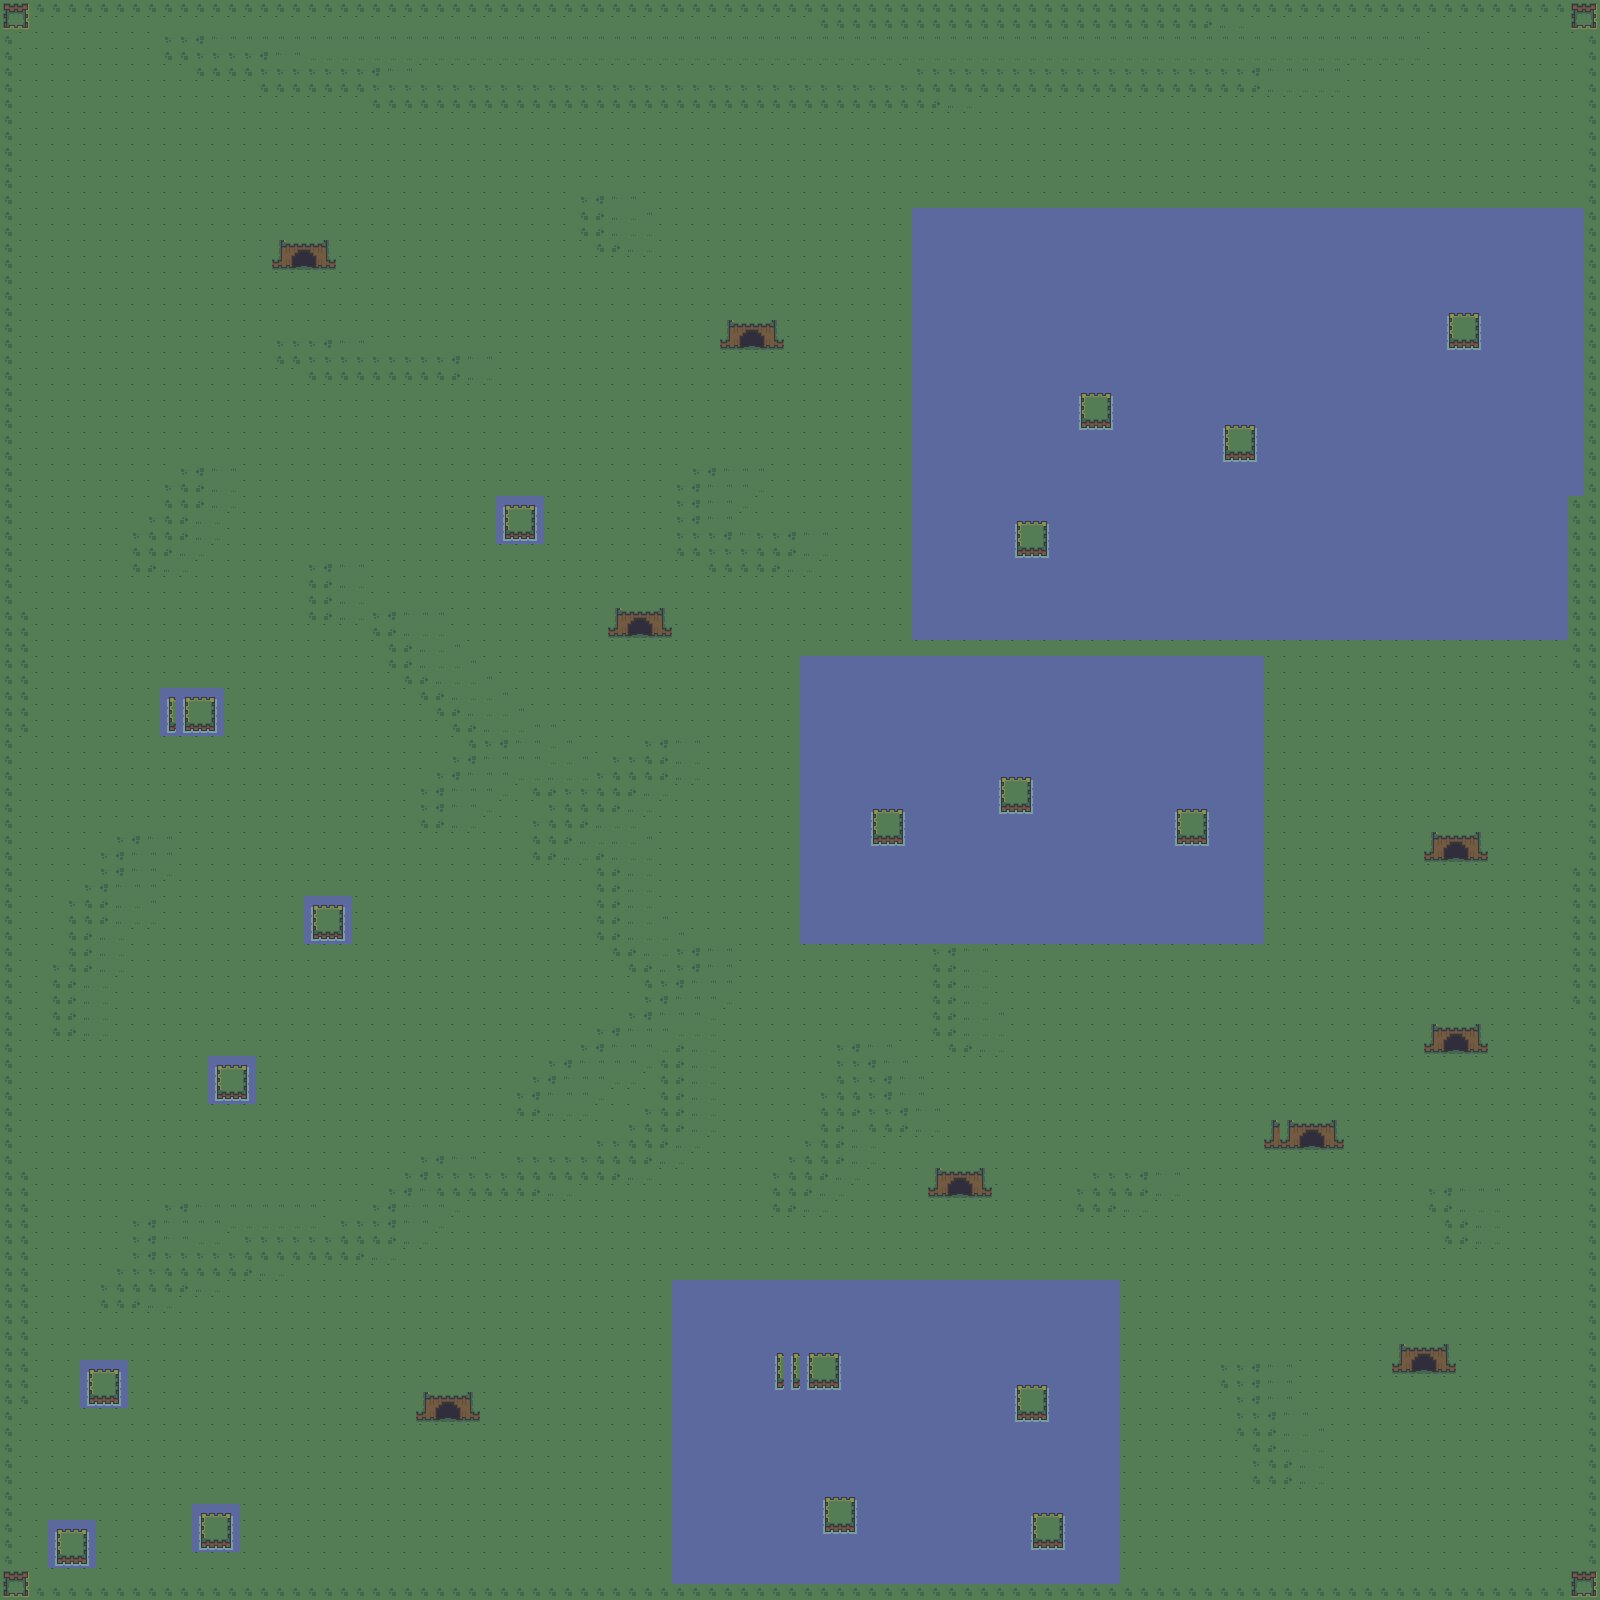

A level layout from a 2D game, rendered from its tile map. Below: a short description, then the map file with tile-grid data replaced by summaries:
An orthogonal 100x100 tile map with 16x16 px tiles, 1 tile layer (Tile Layer 1).

<map version="1.10" tiledversion="1.10.2" orientation="orthogonal" renderorder="right-down" width="100" height="100" tilewidth="16" tileheight="16" infinite="0" nextlayerid="7" nextobjectid="46">
 <tileset firstgid="1" source="../Tilesets/forest_.tsx" />
 <layer id="1" name="Tile Layer 1" width="100" height="100">
  <data>[10000 cells, 10000 non-empty, 40 distinct tile ids]</data>
 </layer>
</map>
